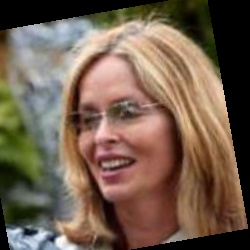
#> input picture sheet12_ex2/data_all/Barbara_Bach_0001.jpg, 250 x 250 px; its folder holds only this picture in this run
$ python dataset.py
#> lines starting #> are read from the running program, lines starting #| are printed output that depends on the picture
#!/usr/bin/env python3
# -*- coding: utf-8 -*-
"""
@author: Ferdinand Vanmaele
"""

from glob import glob
import re
import shutil
import os
import numpy as np
import cv2


# %%
images = glob('data_all/*')
images.sort()

cropped = 'data_cropped/'
os.mkdir(cropped)

# %% Detect faces in image and crop to region (haar cascade)
for f in images:
    img = cv2.imread(f)
#> img is the input picture: shape (250, 250, 3); mean B, G, R 78.5, 94.9, 115
    gray = cv2.cvtColor(img, cv2.COLOR_BGR2GRAY)
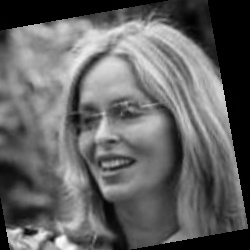
#> gray: shape (250, 250); min 0, max 254, mean 99

    face_cascade = cv2.CascadeClassifier('/usr/share/opencv4/haarcascades/haarcascade_frontalface_alt2.xml')
    faces = face_cascade.detectMultiScale(gray, 1.1, 4)
#> faces = [[52, 72, 115, 115]]

    for i, (x, y, w, h) in enumerate(faces):
        #cv2.rectangle(img, (x, y), (x+w, y+h), (0, 0, 255), 2)
        faces = img[y:y + h, x:x + w]

        cv2.imwrite(cropped + os.path.splitext(os.path.basename(f))[0]
                    + '_face{}'.format(i)
                    + '.jpg', faces)
#> this loop made 1 pass
#> pass 1, `faces = img[y:y + h, x:x + w]`:
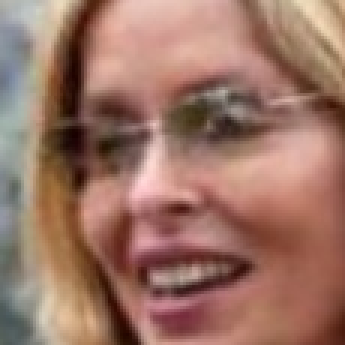
#> faces: shape (115, 115, 3) (shown 3 times larger); mean B, G, R 101.7, 116.1, 156.4

# %% Remove outliers in size
cropped = glob('data_cropped/*')

for f in cropped:
    img = cv2.imread(f)
    h, w, _ = img.shape

    if h < 100 or h > 130 or w < 100 or w > 130:
        print("Removing: " + f)
        os.remove(f)
        next

# %% Resize images to maximum height/width (130)
cropped = glob('data_cropped/*')

for f in cropped:
    img = cv2.imread(f)
    h, w, _ = img.shape
    assert(h == w)

    output = cv2.resize(img, (130, 130))
    cv2.imwrite(f, output)

# %% Count occurences of each person
people = {}

for idx, image in enumerate(cropped):
    v = re.split(r'([\w-]+_)+(\d{4})', image)
    person   = v[1].removesuffix('_')
    instance = v[2]

    try:
        people[person].append(idx)
    except KeyError:
        people[person] = [idx]


# %% Only consider persons with a certain range of samples
min_samples = 5
max_samples = 10
num_train = 4
num_verif = 1

training_set = {}
verification_set = {}

for person in people:
    idx = people[person]

    if len(idx) >= min_samples and len(idx) <= max_samples:
        idx_train = np.random.choice(idx, num_train)
        idx_verif = np.random.choice(np.setdiff1d(idx, idx_train), num_verif)

        training_set[person] = idx_train
        verification_set[person] = idx_verif


# %%
target = 'data_training/'
os.mkdir(target)

for person in training_set:
    for id in training_set[person]:
        shutil.copy(cropped[id], target)

# %%
target = 'data_verification/'
os.mkdir(target)

for person in verification_set:
    for id in verification_set[person]:
        shutil.copy(cropped[id], target)

$ run again, on sheet12_ex2/data_all/Debra_Messing_0002.jpg
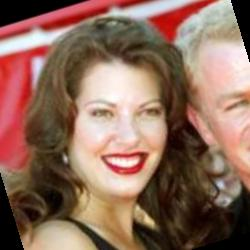
#> input picture sheet12_ex2/data_all/Debra_Messing_0002.jpg, 250 x 250 px
#> img is the input picture: shape (250, 250, 3); mean B, G, R 90.8, 106.7, 141.2
#> `gray = cv2.cvtColor(img, cv2.COLOR_BGR2GRAY)`:
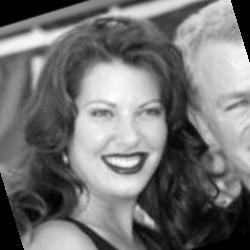
#> gray: shape (250, 250); min 0, max 255, mean 115.2
#> `faces = face_cascade.detectMultiScale(gray, 1.1, 4)`: faces = [[67, 69, 116, 116]]
#> the loop `for i, (x, y, w, h) in enumerate(faces):` made 1 pass
#> pass 1, `faces = img[y:y + h, x:x + w]`:
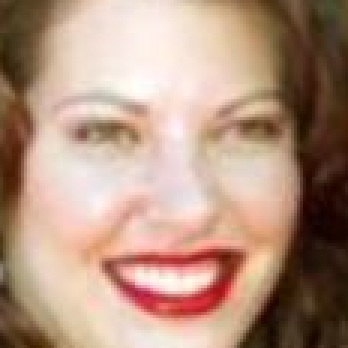
#> faces: shape (116, 116, 3) (shown 3 times larger); mean B, G, R 128.5, 147.2, 178.9

$ run again, on sheet12_ex2/data_all/Elena_Bovina_0001.jpg
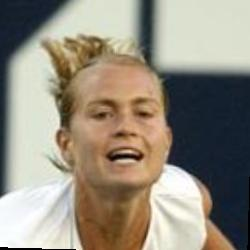
#> input picture sheet12_ex2/data_all/Elena_Bovina_0001.jpg, 250 x 250 px
#> img is the input picture: shape (250, 250, 3); mean B, G, R 127.1, 141.3, 148.7
#> `gray = cv2.cvtColor(img, cv2.COLOR_BGR2GRAY)`:
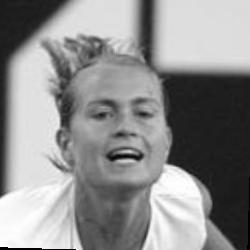
#> gray: shape (250, 250); min 0, max 255, mean 141.9
#> `faces = face_cascade.detectMultiScale(gray, 1.1, 4)`: faces = [[69, 68, 112, 112]]
#> the loop `for i, (x, y, w, h) in enumerate(faces):` made 1 pass
#> pass 1, `faces = img[y:y + h, x:x + w]`:
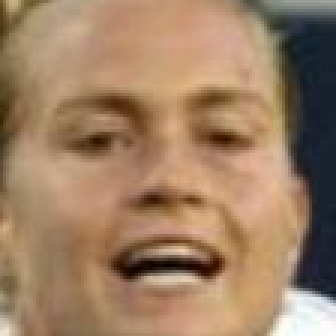
#> faces: shape (112, 112, 3) (shown 3 times larger); mean B, G, R 99.4, 127.1, 157.8

$ run again, on sheet12_ex2/data_all/Elena_de_Chavez_0001.jpg
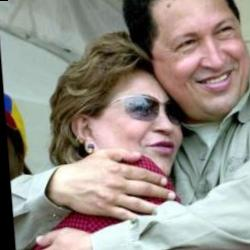
#> input picture sheet12_ex2/data_all/Elena_de_Chavez_0001.jpg, 250 x 250 px
#> img is the input picture: shape (250, 250, 3); mean B, G, R 133.7, 141.6, 149.3
#> `gray = cv2.cvtColor(img, cv2.COLOR_BGR2GRAY)`:
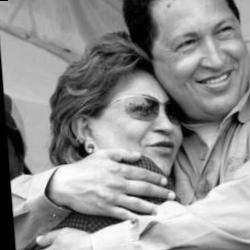
#> gray: shape (250, 250); min 0, max 255, mean 143
#> `faces = face_cascade.detectMultiScale(gray, 1.1, 4)`: faces = [[114, 73, 94, 94]]
#> the loop `for i, (x, y, w, h) in enumerate(faces):` made 1 pass
#> pass 1, `faces = img[y:y + h, x:x + w]`:
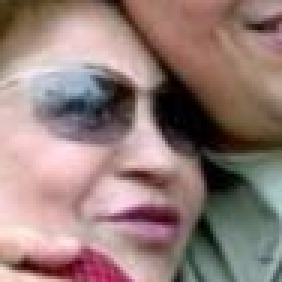
#> faces: shape (94, 94, 3) (shown 3 times larger); mean B, G, R 120.6, 125, 148.5

$ run again, on sheet12_ex2/data_all/Barbara_Walters_0001.jpg
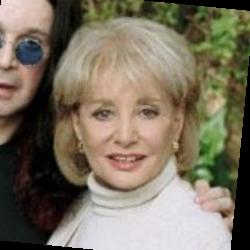
#> input picture sheet12_ex2/data_all/Barbara_Walters_0001.jpg, 250 x 250 px
#> img is the input picture: shape (250, 250, 3); mean B, G, R 96.9, 114, 123.9
#> `gray = cv2.cvtColor(img, cv2.COLOR_BGR2GRAY)`:
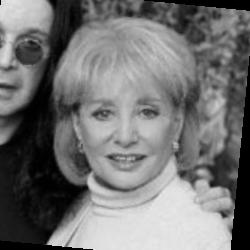
#> gray: shape (250, 250); min 0, max 243, mean 115
#> `faces = face_cascade.detectMultiScale(gray, 1.1, 4)`: faces = [[66, 67, 116, 116]]
#> the loop `for i, (x, y, w, h) in enumerate(faces):` made 1 pass
#> pass 1, `faces = img[y:y + h, x:x + w]`:
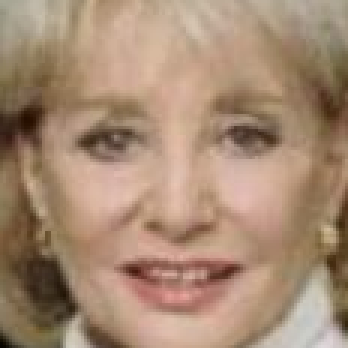
#> faces: shape (116, 116, 3) (shown 3 times larger); mean B, G, R 115.1, 138.3, 166.6
